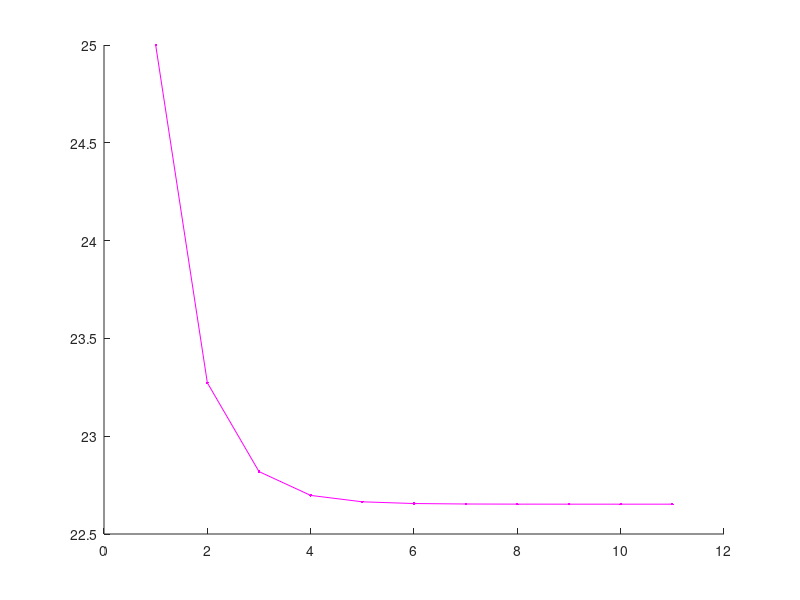

Here is the MATLAB script that generated this plot:
clear, clc

Wguess = 25;
W = Wguess;
for i = 1:10
    Wto(i) = W;

    %s = 7.12;
    S = 4.3; %W/(.5*.00238*60^2 * 1.2 );
    A = 7.4; %8.68;
    Sh = 0.53;
    Sv = .33;
    bh = 1.5;
    bv = 0.7;
    
    hac = 0.25;
    c = 0.8;
    ch = 0.37;
    cv = .5;
    hach = 0.25;
    hacv = 0.25;
    
% Component Weight Estimates- Nicolai
% Wing Weight 
    
    N=6.6; %Ultimate Load Factor (1.5 times limit load factor)(GIVEN)
    Delta=0*pi/180;%Deg %Wing 1/4 chord sweep angle
    tr=0.4; %Taper Ratio
    tc=0.12; %Maximum Thickness Ratio (GIVEN)
    Ve=80;%kts %Equivalent Vmax at SL

    Ww=96.948*((W*N/10^5)^0.65*(A/cos(Delta))^0.57*(S/100)^0.61*((1+tr)/(2*tc))^0.36*(1+Ve/500)^0.5)^0.993

%% Fuselage Weight

    lf= 4; %ft %Fuselage Length
    WF=.67; %ft %Fuselage Width
    D=1/24; %ft %Fuselage Max Depth

    Wf=200*((W*N/10^5)^0.286*(lf/10)^0.857*((WF+D)/10)*(Ve/100)^0.338)^1.1

%% Horizontal Tail Weight

    lh=35 / 12 + (.5 - hac) * c - (.5 - hach) * ch; %ft %Distance from Wing MACto Tail MAC
    thr=ch*.12*12; %inches %horizontal tail max root thickness (chord * thick/chord)

    Wht=127*((W*N/10^5)^0.87*(Sh/100)^1.2*(lh/10)^0.483*(bh/thr)^0.5)^0.458

%% Vertical Tail Weight

    tvr=cv*.12*12; %in %Vertical Tail Max Root Thickness (chord * thick/chord * in/ft)

    Wvt= (2)* 98.5*((W*N/10^5)^0.87*( (.5)* Sv/100)^1.2*( (.5)* bv/tvr)^0.5)^0.458

%% Landing Gear Weight

%Llg=18; %in    %Length of Main Landing Gear Strut
%Nland=2; %Ultimate Load Factor at Wland
%Wlg=0.054*(Llg)^0.501*(W*Nland)^0.684

%don't need niccolai if we have specific landing gear
    Wlg = 1.5;

%% TOTAL STRUCTURAL WEIGHT
    Wstruct=Ww+Wf+Wht+Wvt+Wlg

%% Total Propulsion Unit (minus Fuel system) Weight

    Weng=3; %(lbs) %Bare Engine Weight
    Neng=1; %# Engines

    Wp=2.575*(Weng)^0.922*Neng %this equation likely over-estimates propulsion unit weight for a small UAV

%% Fuel Weight

    Wfu = 1.5; %(lbs)

%% Fuel System Weight

%rhof = 6.739; %lb/gal fuel mass density JP-8
%Fg = Wfu / rhof; %gal %Total Fuel
%tankint=1; %percent %Percent of Fuel Tanks that are integral
%Nt=2; %Number of Separate Fuel Tanks
%Wfs=2.49*((Fg)^0.6*(1/(1+tankint))^0.3*Nt^0.2*Neng^0.13)^1.21

% specific fuel system weights (fuel tanks, lines) likely can be found for your aircraft, if so, use those actual values instead of the niccolai equations.
    Wfs = .25;
%% Surface Controls Weight

    Wsc=1.066*W^0.626;
%% Avionics Weight - use weights of specific sensors you choose
    Wau=2
%% Payload Weight
    Wpl=2;
%% TOTAL WEIGHT
    Wto(i)=Wstruct+Wp+Wfs+Wsc+Wpl+Wfu
    W = Wto(i)
end
%figure; grid on;
hold on

plot([Wguess Wto], '.-m')